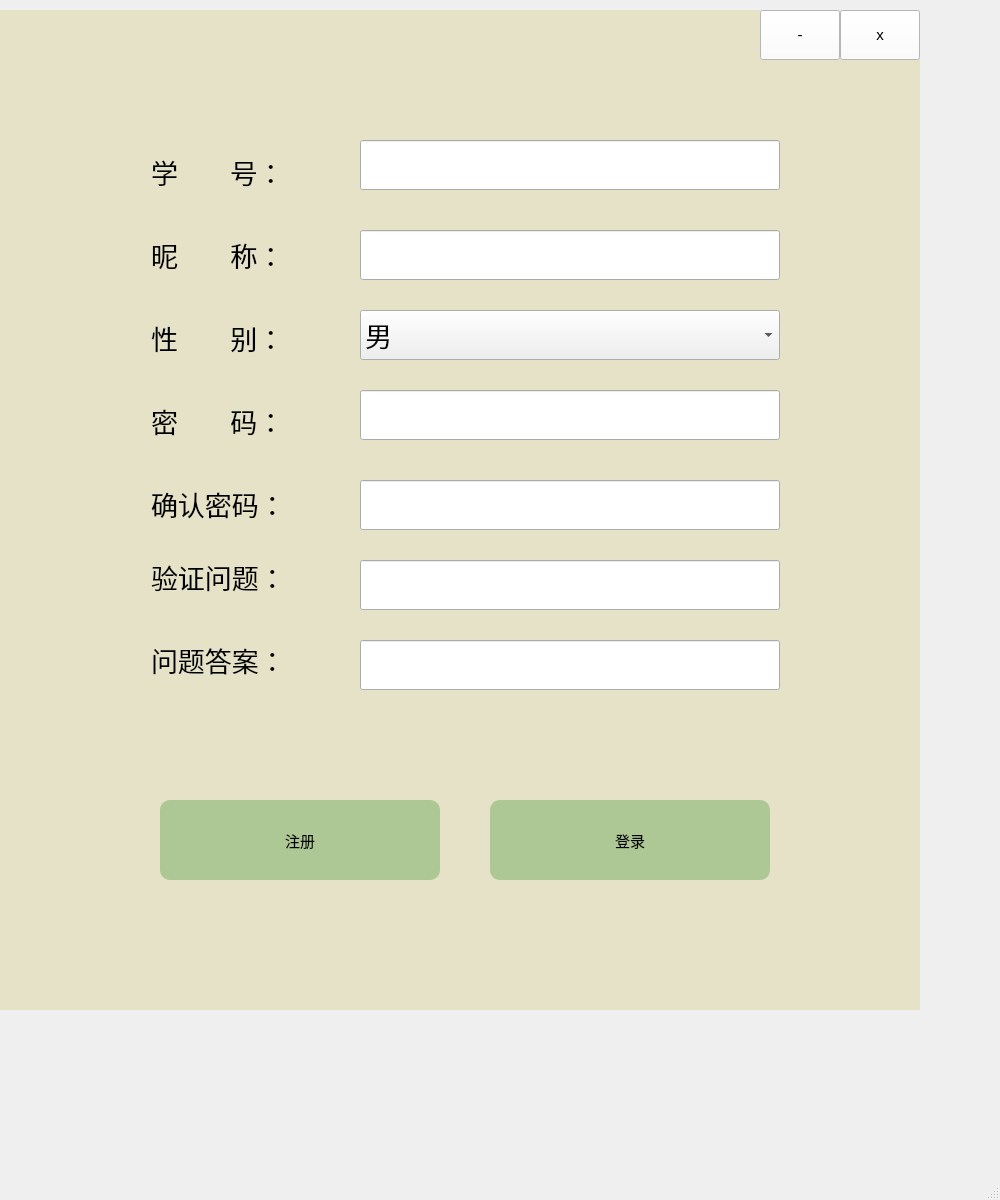
<?xml version="1.0" encoding="UTF-8"?>
<ui version="4.0">
 <class>Register</class>
 <widget class="QMainWindow" name="Register">
  <property name="geometry">
   <rect>
    <x>0</x>
    <y>0</y>
    <width>1000</width>
    <height>1200</height>
   </rect>
  </property>
  <property name="windowTitle">
   <string>MainWindow</string>
  </property>
  <widget class="QWidget" name="centralwidget">
   <widget class="QLineEdit" name="Name">
    <property name="geometry">
     <rect>
      <x>360</x>
      <y>230</y>
      <width>420</width>
      <height>50</height>
     </rect>
    </property>
    <property name="font">
     <font>
      <family>Arial</family>
      <pointsize>20</pointsize>
     </font>
    </property>
    <property name="text">
     <string/>
    </property>
   </widget>
   <widget class="QLineEdit" name="Sno">
    <property name="geometry">
     <rect>
      <x>360</x>
      <y>140</y>
      <width>420</width>
      <height>50</height>
     </rect>
    </property>
    <property name="font">
     <font>
      <family>Arial</family>
      <pointsize>20</pointsize>
     </font>
    </property>
   </widget>
   <widget class="QLineEdit" name="Key">
    <property name="geometry">
     <rect>
      <x>360</x>
      <y>390</y>
      <width>420</width>
      <height>50</height>
     </rect>
    </property>
    <property name="font">
     <font>
      <family>Arial</family>
      <pointsize>20</pointsize>
     </font>
    </property>
   </widget>
   <widget class="QLineEdit" name="C_key">
    <property name="geometry">
     <rect>
      <x>360</x>
      <y>480</y>
      <width>420</width>
      <height>50</height>
     </rect>
    </property>
    <property name="font">
     <font>
      <family>Arial</family>
      <pointsize>20</pointsize>
     </font>
    </property>
   </widget>
   <widget class="QLineEdit" name="Question">
    <property name="geometry">
     <rect>
      <x>360</x>
      <y>560</y>
      <width>420</width>
      <height>50</height>
     </rect>
    </property>
    <property name="font">
     <font>
      <family>Arial</family>
      <pointsize>20</pointsize>
     </font>
    </property>
   </widget>
   <widget class="QLineEdit" name="Answer">
    <property name="geometry">
     <rect>
      <x>360</x>
      <y>640</y>
      <width>420</width>
      <height>50</height>
     </rect>
    </property>
    <property name="font">
     <font>
      <family>Arial</family>
      <pointsize>20</pointsize>
     </font>
    </property>
   </widget>
   <widget class="QComboBox" name="Sex">
    <property name="geometry">
     <rect>
      <x>360</x>
      <y>310</y>
      <width>420</width>
      <height>50</height>
     </rect>
    </property>
    <property name="font">
     <font>
      <family>Arial</family>
      <pointsize>20</pointsize>
     </font>
    </property>
    <item>
     <property name="text">
      <string>男</string>
     </property>
    </item>
    <item>
     <property name="text">
      <string>女</string>
     </property>
    </item>
   </widget>
   <widget class="QLabel" name="label">
    <property name="geometry">
     <rect>
      <x>151</x>
      <y>151</y>
      <width>171</width>
      <height>41</height>
     </rect>
    </property>
    <property name="font">
     <font>
      <family>Arial</family>
      <pointsize>20</pointsize>
     </font>
    </property>
    <property name="text">
     <string>学       号：</string>
    </property>
   </widget>
   <widget class="QLabel" name="label_2">
    <property name="geometry">
     <rect>
      <x>151</x>
      <y>234</y>
      <width>181</width>
      <height>41</height>
     </rect>
    </property>
    <property name="font">
     <font>
      <family>Arial</family>
      <pointsize>20</pointsize>
     </font>
    </property>
    <property name="text">
     <string>昵       称：</string>
    </property>
   </widget>
   <widget class="QLabel" name="label_3">
    <property name="geometry">
     <rect>
      <x>151</x>
      <y>317</y>
      <width>191</width>
      <height>41</height>
     </rect>
    </property>
    <property name="font">
     <font>
      <family>Arial</family>
      <pointsize>20</pointsize>
     </font>
    </property>
    <property name="text">
     <string>性       别：</string>
    </property>
   </widget>
   <widget class="QLabel" name="label_4">
    <property name="geometry">
     <rect>
      <x>151</x>
      <y>400</y>
      <width>191</width>
      <height>41</height>
     </rect>
    </property>
    <property name="font">
     <font>
      <family>Arial</family>
      <pointsize>20</pointsize>
     </font>
    </property>
    <property name="text">
     <string>密       码：</string>
    </property>
   </widget>
   <widget class="QLabel" name="label_5">
    <property name="geometry">
     <rect>
      <x>151</x>
      <y>483</y>
      <width>191</width>
      <height>41</height>
     </rect>
    </property>
    <property name="font">
     <font>
      <family>Arial</family>
      <pointsize>20</pointsize>
     </font>
    </property>
    <property name="text">
     <string>确认密码：</string>
    </property>
   </widget>
   <widget class="QLabel" name="label_6">
    <property name="geometry">
     <rect>
      <x>151</x>
      <y>556</y>
      <width>191</width>
      <height>41</height>
     </rect>
    </property>
    <property name="font">
     <font>
      <family>Arial</family>
      <pointsize>20</pointsize>
     </font>
    </property>
    <property name="text">
     <string>验证问题：</string>
    </property>
   </widget>
   <widget class="QLabel" name="label_7">
    <property name="geometry">
     <rect>
      <x>151</x>
      <y>639</y>
      <width>191</width>
      <height>41</height>
     </rect>
    </property>
    <property name="font">
     <font>
      <family>Arial</family>
      <pointsize>20</pointsize>
     </font>
    </property>
    <property name="text">
     <string>问题答案：</string>
    </property>
   </widget>
   <widget class="QFrame" name="frame">
    <property name="geometry">
     <rect>
      <x>0</x>
      <y>10</y>
      <width>920</width>
      <height>1000</height>
     </rect>
    </property>
    <property name="font">
     <font>
      <family>Arial</family>
      <pointsize>-1</pointsize>
     </font>
    </property>
    <property name="styleSheet">
     <string notr="true">*{
background:rgb(255, 255, 255);
font-size:15px;
font-style:MingLiU-ExtB;
}
QFrame{
border:sold 10px rgba(0,0,0);
background:rgb(230, 226, 200);
}
QLineEdit{
color:rgb(222, 222, 222);
background-color:rgb(230, 226, 200);
font-size:16px;
border-style:outset;
border-radius:10px;
font-style:MingLiU-ExtB;
}
QPushButton{
background:rgb(173, 200, 148);
border-style:outset;
border-radius:10px;
font-style:MingLiU-ExtB;
}
QPushButton:pressed{
background-color:rgb(180, 220, 160);
border-style:inset;
font-style:MingLiU-ExtB;
}
QCheckBox{
background:rgba(85,170,255,0);
color:rgb(0, 0, 0);
font-style:MingLiU-ExtB;
}
QLabel{
background:rgb(36, 36, 36);
color:rgb(222, 222, 222);
font-style:MingLiU-ExtB;
font-size:14px;
}
</string>
    </property>
    <property name="frameShape">
     <enum>QFrame::StyledPanel</enum>
    </property>
    <property name="frameShadow">
     <enum>QFrame::Raised</enum>
    </property>
    <widget class="QToolButton" name="Close_1">
     <property name="geometry">
      <rect>
       <x>840</x>
       <y>0</y>
       <width>80</width>
       <height>50</height>
      </rect>
     </property>
     <property name="text">
      <string>x</string>
     </property>
    </widget>
    <widget class="QToolButton" name="Min_1">
     <property name="geometry">
      <rect>
       <x>760</x>
       <y>0</y>
       <width>80</width>
       <height>50</height>
      </rect>
     </property>
     <property name="text">
      <string>-</string>
     </property>
    </widget>
    <widget class="QPushButton" name="Log">
     <property name="geometry">
      <rect>
       <x>490</x>
       <y>790</y>
       <width>280</width>
       <height>80</height>
      </rect>
     </property>
     <property name="font">
      <font>
       <family>Arial</family>
       <pointsize>12</pointsize>
       <weight>50</weight>
       <italic>false</italic>
       <bold>false</bold>
      </font>
     </property>
     <property name="styleSheet">
      <string notr="true">font: 12pt &quot;Arial&quot;;</string>
     </property>
     <property name="text">
      <string>登录</string>
     </property>
    </widget>
    <widget class="QPushButton" name="Reg">
     <property name="geometry">
      <rect>
       <x>160</x>
       <y>790</y>
       <width>280</width>
       <height>80</height>
      </rect>
     </property>
     <property name="font">
      <font>
       <family>Arial</family>
       <pointsize>12</pointsize>
       <weight>50</weight>
       <italic>false</italic>
       <bold>false</bold>
      </font>
     </property>
     <property name="styleSheet">
      <string notr="true">font: 12pt &quot;Arial&quot;;</string>
     </property>
     <property name="text">
      <string>注册</string>
     </property>
    </widget>
   </widget>
   <zorder>frame</zorder>
   <zorder>Name</zorder>
   <zorder>Sno</zorder>
   <zorder>Key</zorder>
   <zorder>C_key</zorder>
   <zorder>Question</zorder>
   <zorder>Answer</zorder>
   <zorder>Sex</zorder>
   <zorder>label</zorder>
   <zorder>label_2</zorder>
   <zorder>label_3</zorder>
   <zorder>label_4</zorder>
   <zorder>label_5</zorder>
   <zorder>label_6</zorder>
   <zorder>label_7</zorder>
  </widget>
  <widget class="QStatusBar" name="statusbar"/>
 </widget>
 <resources/>
 <connections/>
</ui>
